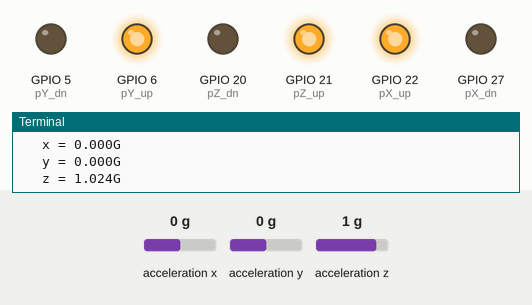
Simulated run of this program. Board: Raspberry Pi (BCM pin numbers). On the bench: output pins drawn as LEDs (lit = HIGH), the last lines printed to the terminal. The inputs (shaded band) are chosen by the test bench; at power-on: acceleration x 0 g, acceleration y 0 g, acceleration z 1 g. System figures (address, load, memory, disk, uptime) are fixed made-up values; library files of the repository ran but are not shown: adxl345.py.

Above: at 1.2 s.
1.3 s: acceleration x set to -0.2 g
At 2.6 s:
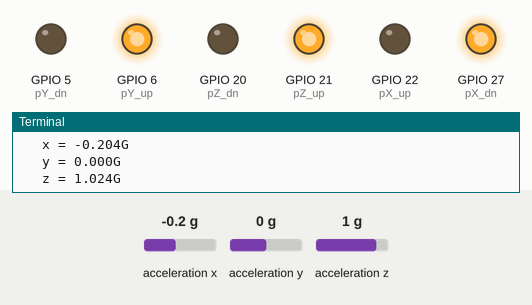
3.0 s: acceleration y set to -0.2 g
At 3.9 s:
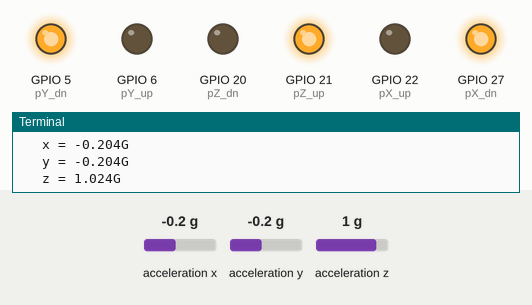
4.5 s: acceleration z set to 0.1 g
6.0 s: acceleration z set to -0.2 g
At 6.6 s:
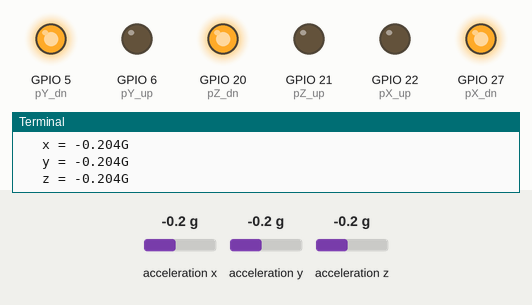
7.5 s: acceleration x set to 0.8 g
At 7.9 s:
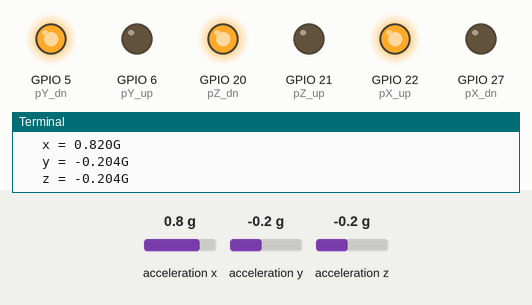
9.0 s: acceleration y set to 0.8 g
At 9.3 s:
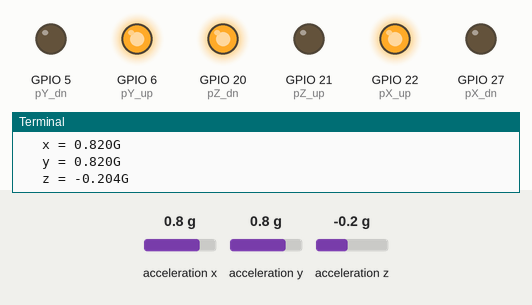
Timing chart, 0 to 11.5 s (numbered marks = the images above; inputs shaded):
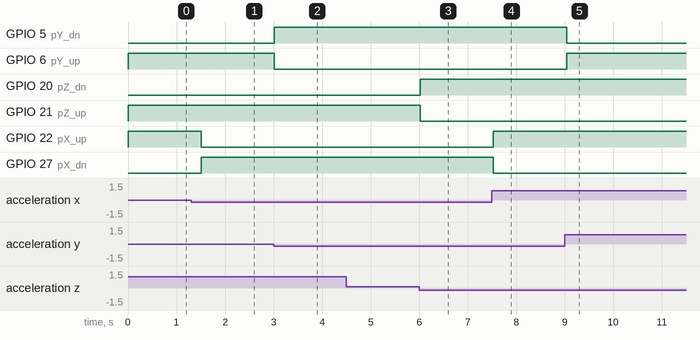

Measured:
- the behaviour switches between 0 and -0.1 g on acceleration x (found by bisection; images 0 and 1)
- the behaviour switches between 0 and -0.1 g on acceleration y (found by bisection; images 1 and 2)
- the behaviour switches between 0 and -0.1 g on acceleration z (found by bisection; images 2 and 3)
- after the input at 1.3 s, GPIO 22 (pX_up): HIGH → LOW after 0.21 s; GPIO 27 (pX_dn): LOW → HIGH after 0.21 s
- after the input at 3.0 s, GPIO 5 (pY_dn): LOW → HIGH at once; GPIO 6 (pY_up): HIGH → LOW at once
- after the input at 6.0 s, GPIO 20 (pZ_dn): LOW → HIGH at once; GPIO 21 (pZ_up): HIGH → LOW at once
- after the input at 7.5 s, GPIO 22 (pX_up): LOW → HIGH at once; GPIO 27 (pX_dn): HIGH → LOW at once
- after the input at 9.0 s, GPIO 5 (pY_dn): HIGH → LOW at once; GPIO 6 (pY_up): LOW → HIGH at once

The program:

accel.py
```python
import RPi.GPIO as GPIO
from adxl345 import ADXL345
from time import sleep

adxl345 = ADXL345()

GPIO.setmode(GPIO.BCM)

pX_up = 22
pX_dn = 27
pY_up = 6
pY_dn = 5
pZ_up = 21
pZ_dn = 20

GPIO.setup(pX_up, GPIO.OUT)
GPIO.setup(pX_dn, GPIO.OUT)
GPIO.setup(pY_up, GPIO.OUT)
GPIO.setup(pY_dn, GPIO.OUT)
GPIO.setup(pZ_up, GPIO.OUT)
GPIO.setup(pZ_dn, GPIO.OUT)

def set_leds(x,y,z):
    GPIO.output(pX_up, x>=0)
    GPIO.output(pX_dn, x<0)
    GPIO.output(pY_up, y>=0)
    GPIO.output(pY_dn, y<0)
    GPIO.output(pZ_up, z>=0)
    GPIO.output(pZ_dn, z<0)

try:

    while True:
        axes = adxl345.getAxes(True)
        print "ADXL345 on address 0x{:02X}".format(adxl345.address)
        print "   x = {:0.3f}G".format(axes['x'])
        print "   y = {:0.3f}G".format(axes['y'])
        print "   z = {:0.3f}G".format(axes['z'])

        set_leds(axes['x'], axes['y'], axes['z'])
        sleep(0.5)

except KeyboardInterrupt:
    pass

finally:
    GPIO.cleanup()
```
